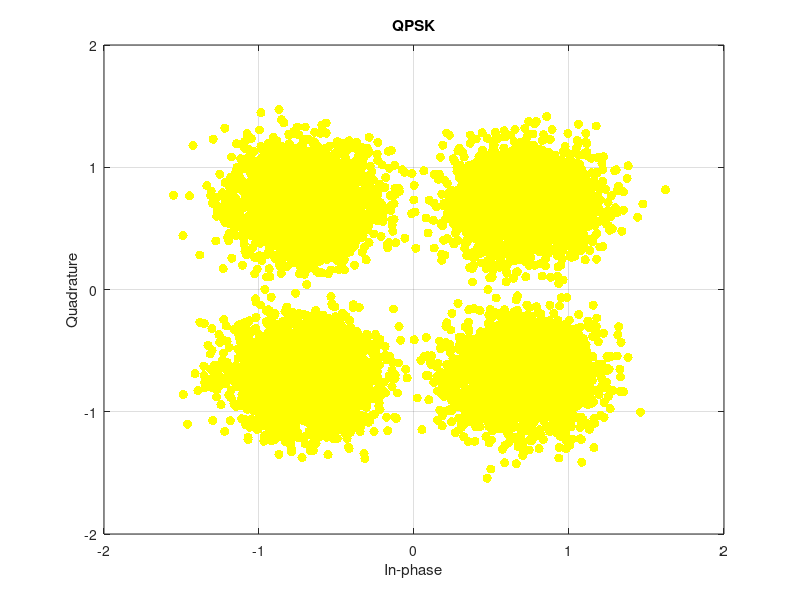

The MATLAB script that drew this image:
% QPSK Constellation after Passing through AWGN
% This script shows the traditional QPSK constellation after passing through an AWGN channel.

% Parameters
M = 4; % Modulation order (QPSK)
numSymbols = 1e4; % Number of symbols for plotting
SNRdB = 10; % SNR for AWGN

% Generate random data
dataIn = randi([0 M-1], numSymbols, 1);

% QPSK Modulation
txSignal = pskmod(dataIn, M, pi/4); % QPSK with phase offset of pi/4 for traditional QPSK

% Add AWGN noise
rxSignalAWGN = awgn(txSignal, SNRdB, 'measured');

% Plot constellation diagram after AWGN
figure;
scatterplot(rxSignalAWGN, 1, 0, 'y.'); % Set color to yellow
title('QPSK');
grid on;
xlim([-2 2]); % Set x-axis limits
ylim([-2 2]); % Set y-axis limits

% Find the scatter plot line object and set MarkerSize
hMarkers = findall(gcf, 'Type', 'Line');
set(hMarkers, 'MarkerSize', 20); % Increase marker size
